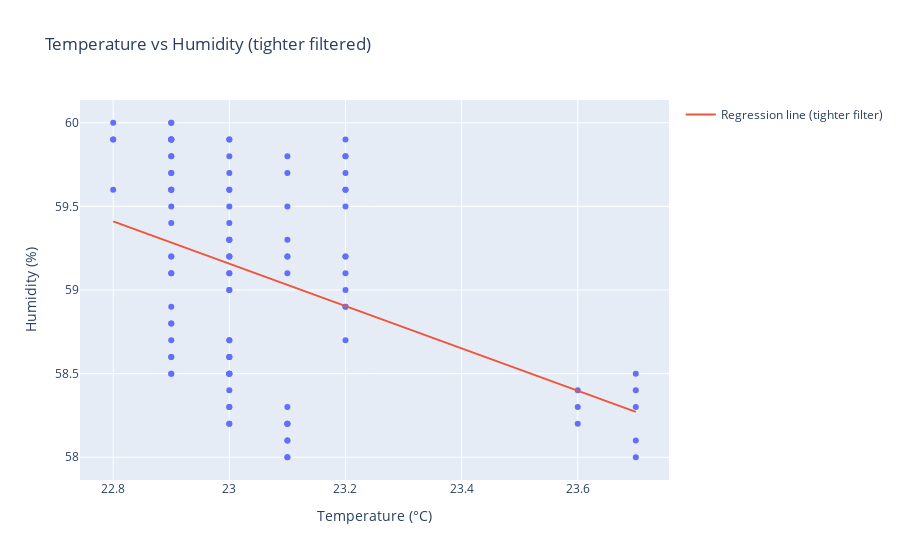

The notebook cell this image was saved under:
### Code cell
# 🧹 filter to remove more extremes: keep humidity only between 58% and 60%
df_filtered2 = df[(df["humidity"] >= 58) & (df["humidity"] <= 60)]
print("Before:", df.shape, "After filtering:", df_filtered2.shape)

# retrain model
X2 = df_filtered2[["temperature"]].values
y2 = df_filtered2["humidity"].values
model2 = LinearRegression().fit(X2, y2)

slope2 = model2.coef_[0]
intercept2 = model2.intercept_
r2_2 = model2.score(X2, y2)

print(f"Tighter Filter Equation: humidity = {slope2:.4f}*temperature + {intercept2:.4f}")
print(f"Tighter Filter R^2: {r2_2:.4f}")

# predictions
temp_test2 = np.linspace(df_filtered2["temperature"].min(),
                         df_filtered2["temperature"].max(), 100).reshape(-1,1)
humidity_pred2 = model2.predict(temp_test2)

# plot
fig = px.scatter(df_filtered2, x="temperature", y="humidity",
                 title="Temperature vs Humidity (tighter filtered)",
                 labels={"temperature":"Temperature (°C)", "humidity":"Humidity (%)"})
fig.add_scatter(x=temp_test2.ravel(), y=humidity_pred2,
                mode="lines", name="Regression line (tighter filter)")
fig.show()
